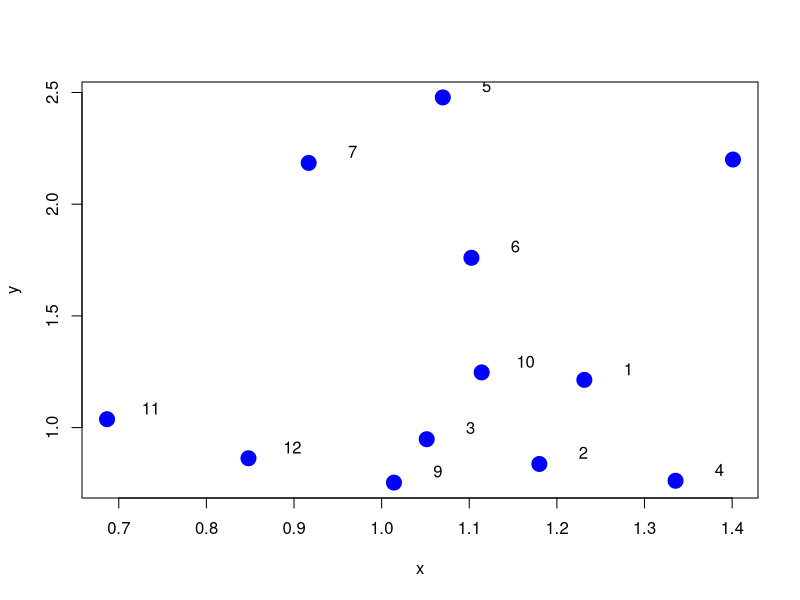
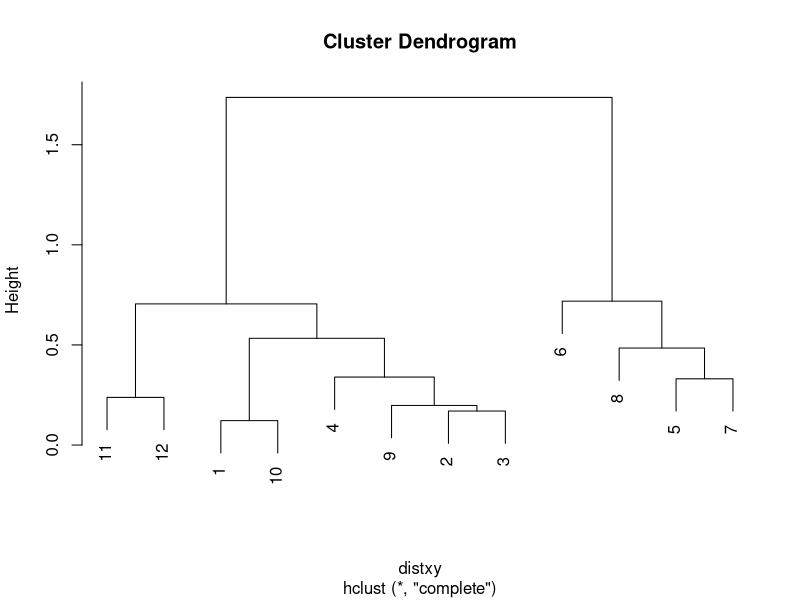

R code for these plots, in order:
##generate some data
x <- rnorm(12, mean = rep(1,3, each = 4), sd = 0.2)
y <- rnorm(12, mean = rep(c(1,2,1), each = 4), sd = 0.2)
plot(x, y, col = "blue", pch = 19, cex = 2)
text(x + 0.05, y + 0.05, labels = as.character(1:12))

#apply hierarchical clustering -hclust
dataFrame <- data.frame(x,y)
distxy <- dist(dataFrame)
hClustering <- hclust(distxy)
plot(hClustering)